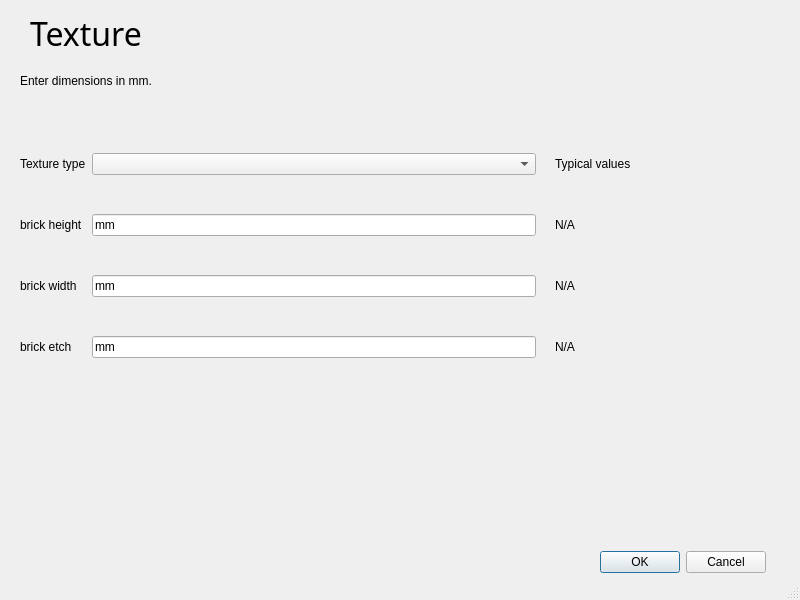
<?xml version="1.0" encoding="UTF-8"?>
<ui version="4.0">
 <class>MainWindow</class>
 <widget class="QMainWindow" name="MainWindow">
  <property name="geometry">
   <rect>
    <x>0</x>
    <y>0</y>
    <width>800</width>
    <height>600</height>
   </rect>
  </property>
  <property name="sizePolicy">
   <sizepolicy hsizetype="Fixed" vsizetype="Fixed">
    <horstretch>0</horstretch>
    <verstretch>0</verstretch>
   </sizepolicy>
  </property>
  <property name="minimumSize">
   <size>
    <width>800</width>
    <height>600</height>
   </size>
  </property>
  <property name="maximumSize">
   <size>
    <width>800</width>
    <height>600</height>
   </size>
  </property>
  <property name="windowTitle">
   <string>MainWindow</string>
  </property>
  <widget class="QWidget" name="centralwidget">
   <widget class="QLabel" name="label">
    <property name="geometry">
     <rect>
      <x>30</x>
      <y>10</y>
      <width>471</width>
      <height>51</height>
     </rect>
    </property>
    <property name="font">
     <font>
      <family>Noto Sans Bengali</family>
      <pointsize>24</pointsize>
      <weight>50</weight>
      <bold>false</bold>
     </font>
    </property>
    <property name="text">
     <string>Texture</string>
    </property>
   </widget>
   <widget class="QDialogButtonBox" name="buttonBox">
    <property name="geometry">
     <rect>
      <x>600</x>
      <y>550</y>
      <width>166</width>
      <height>25</height>
     </rect>
    </property>
    <property name="standardButtons">
     <set>QDialogButtonBox::Cancel|QDialogButtonBox::Ok</set>
    </property>
   </widget>
   <widget class="QLabel" name="dimensionsText1">
    <property name="geometry">
     <rect>
      <x>20</x>
      <y>70</y>
      <width>181</width>
      <height>21</height>
     </rect>
    </property>
    <property name="text">
     <string>Enter dimensions in mm.</string>
    </property>
   </widget>
   <widget class="QWidget" name="gridLayoutWidget">
    <property name="geometry">
     <rect>
      <x>20</x>
      <y>120</y>
      <width>611</width>
      <height>271</height>
     </rect>
    </property>
    <layout class="QGridLayout" name="gridLayout">
     <item row="0" column="0">
      <widget class="QLabel" name="texture_label_0">
       <property name="text">
        <string>Texture type</string>
       </property>
      </widget>
     </item>
     <item row="2" column="3">
      <widget class="QLabel" name="typical_label_2">
       <property name="text">
        <string>N/A</string>
       </property>
      </widget>
     </item>
     <item row="3" column="0">
      <widget class="QLabel" name="texture_label_3">
       <property name="text">
        <string>brick etch</string>
       </property>
      </widget>
     </item>
     <item row="1" column="0">
      <widget class="QLabel" name="texture_label_1">
       <property name="text">
        <string>brick height</string>
       </property>
      </widget>
     </item>
     <item row="2" column="1">
      <widget class="QLineEdit" name="texture_input_2">
       <property name="text">
        <string>mm</string>
       </property>
      </widget>
     </item>
     <item row="3" column="1">
      <widget class="QLineEdit" name="texture_input_3">
       <property name="text">
        <string>mm</string>
       </property>
      </widget>
     </item>
     <item row="0" column="3">
      <widget class="QLabel" name="label_2">
       <property name="text">
        <string>Typical values</string>
       </property>
      </widget>
     </item>
     <item row="0" column="1">
      <widget class="QComboBox" name="textureCombo"/>
     </item>
     <item row="1" column="3">
      <widget class="QLabel" name="typical_label_1">
       <property name="text">
        <string>N/A</string>
       </property>
      </widget>
     </item>
     <item row="3" column="3">
      <widget class="QLabel" name="typical_label_3">
       <property name="text">
        <string>N/A</string>
       </property>
      </widget>
     </item>
     <item row="1" column="1">
      <widget class="QLineEdit" name="texture_input_1">
       <property name="text">
        <string>mm</string>
       </property>
      </widget>
     </item>
     <item row="2" column="0">
      <widget class="QLabel" name="texture_label_2">
       <property name="text">
        <string>brick width</string>
       </property>
      </widget>
     </item>
     <item row="0" column="2">
      <widget class="QLabel" name="label_3">
       <property name="text">
        <string/>
       </property>
      </widget>
     </item>
     <item row="1" column="2">
      <widget class="QLabel" name="label_4">
       <property name="text">
        <string/>
       </property>
      </widget>
     </item>
     <item row="2" column="2">
      <widget class="QLabel" name="label_5">
       <property name="text">
        <string/>
       </property>
      </widget>
     </item>
     <item row="3" column="2">
      <widget class="QLabel" name="label_6">
       <property name="text">
        <string/>
       </property>
      </widget>
     </item>
    </layout>
   </widget>
  </widget>
  <widget class="QStatusBar" name="statusbar"/>
 </widget>
 <tabstops>
  <tabstop>textureCombo</tabstop>
  <tabstop>texture_input_1</tabstop>
  <tabstop>texture_input_2</tabstop>
  <tabstop>texture_input_3</tabstop>
 </tabstops>
 <resources/>
 <connections/>
</ui>
